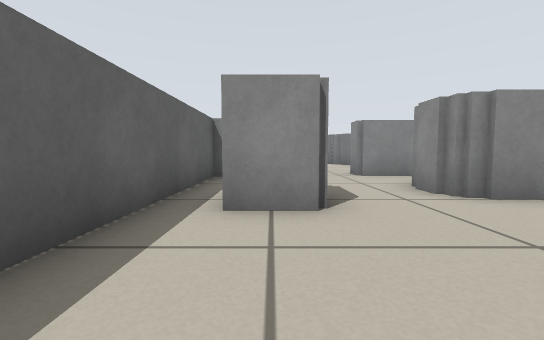
View 1 (above)

24 first-person views from a walk through a robot-simulator world made for Stage. The camera is 0.36 m above the floor, tilts 4° down and sees 90° across. The lines on the ground mark 1 m squares. The floor is counted in squares, 0.5 m on a side. Each view is taken from the middle of a square. On the plan, view 1 faces up. The plan holds only what a view shows up to about 9 squares ahead; the rest is blank. The robots in the file are not drawn.

View 2
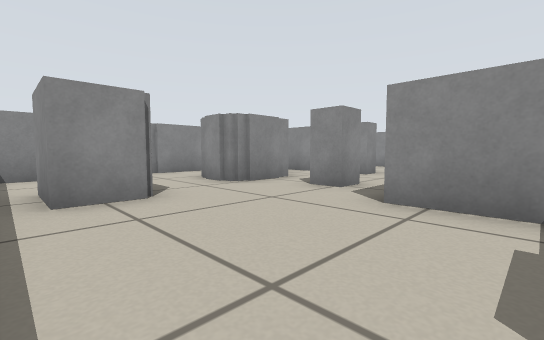

View 3
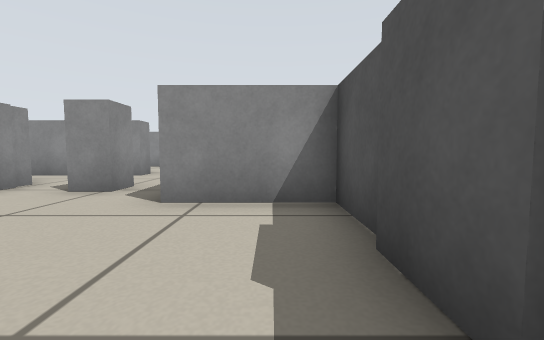

View 4
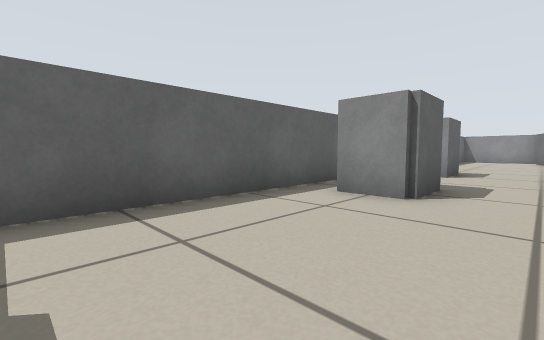

View 5
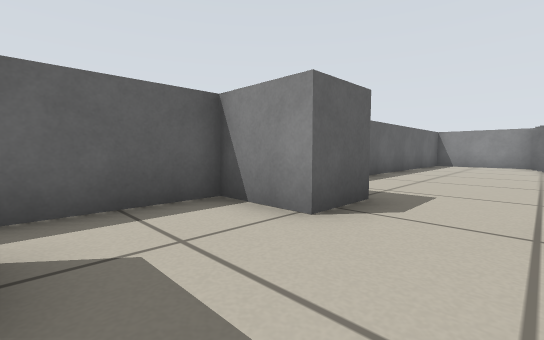

View 6
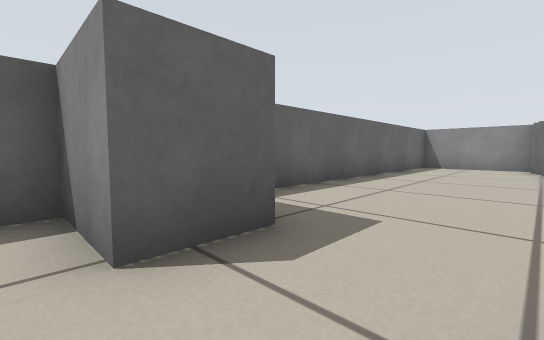

View 7
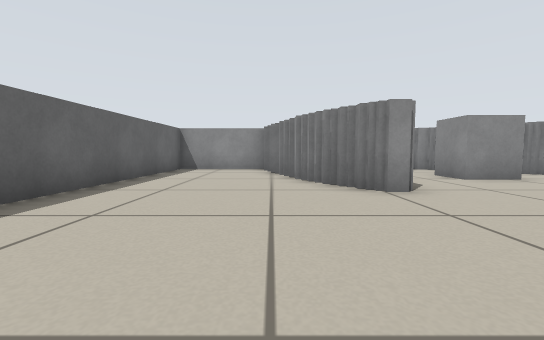

View 8
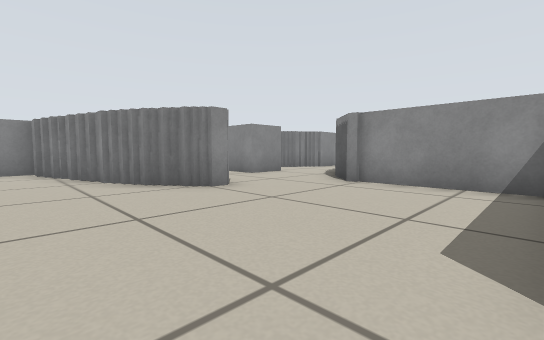

View 9
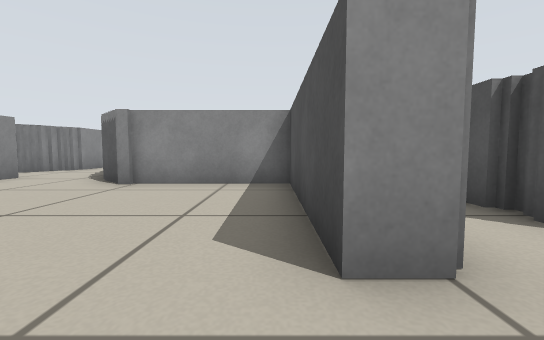

View 10
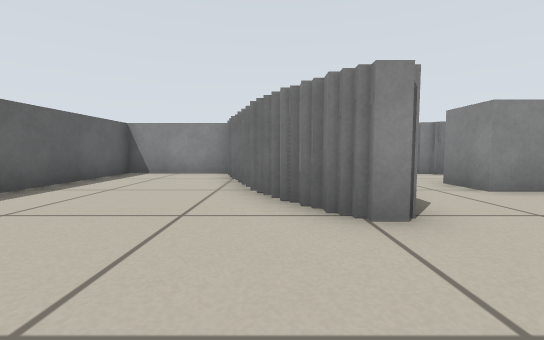

View 11
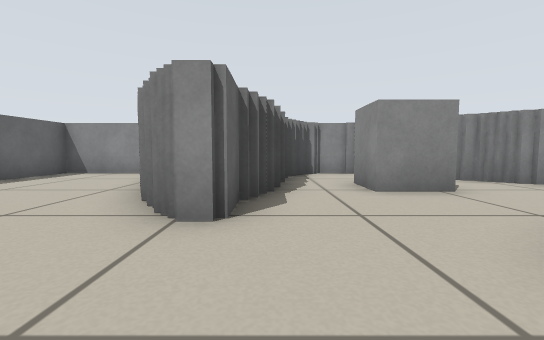

View 12
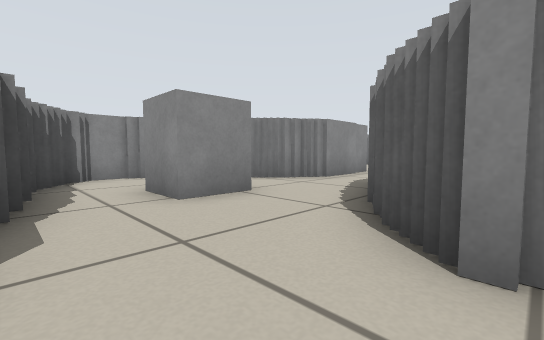

View 13
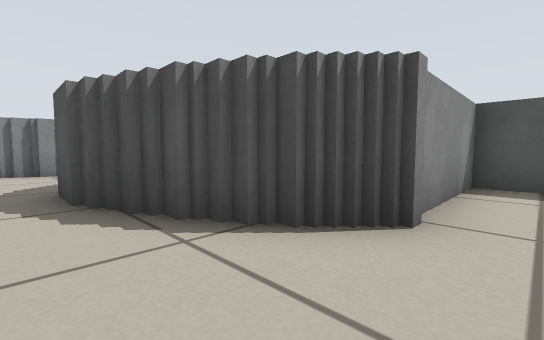

View 14
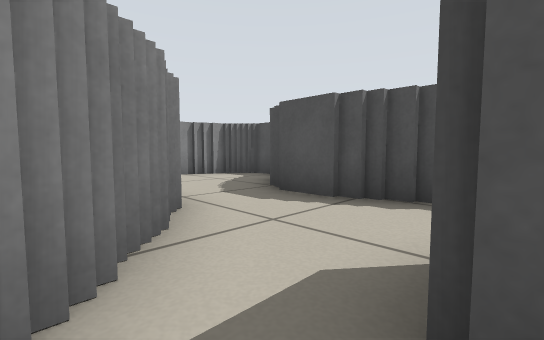

View 15
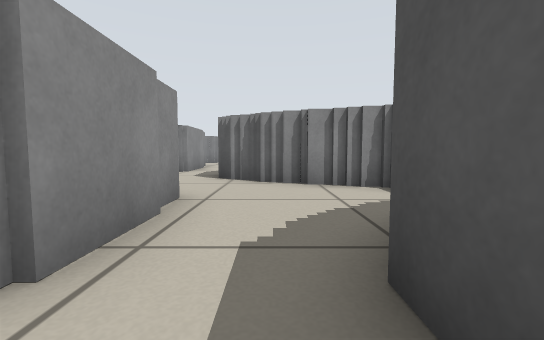

View 16
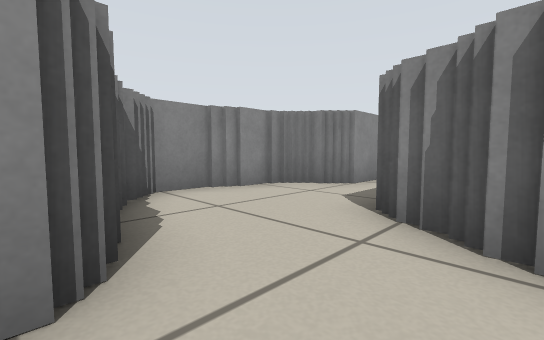

View 17
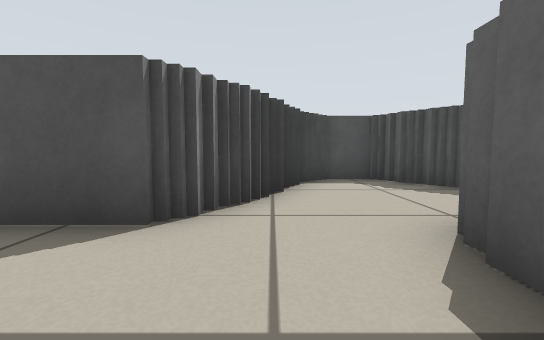

View 18
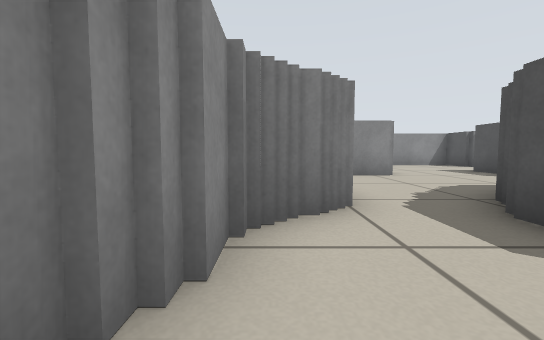

View 19
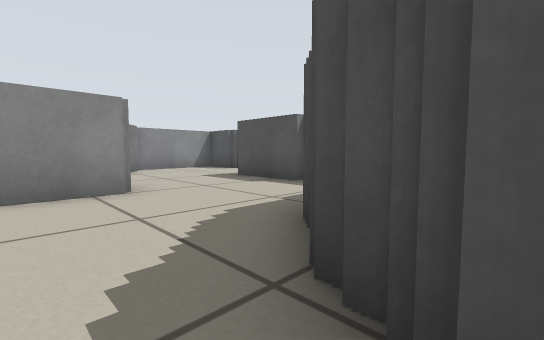

View 20
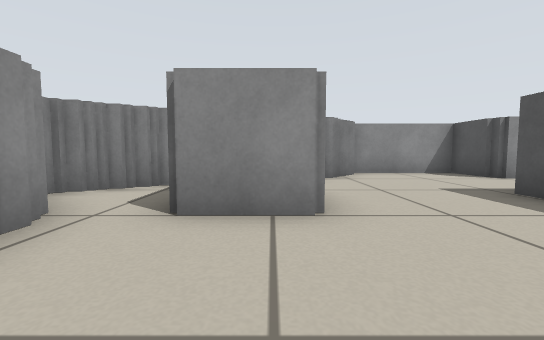

View 21
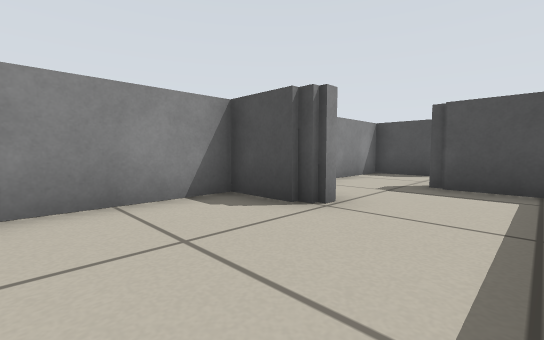

View 22
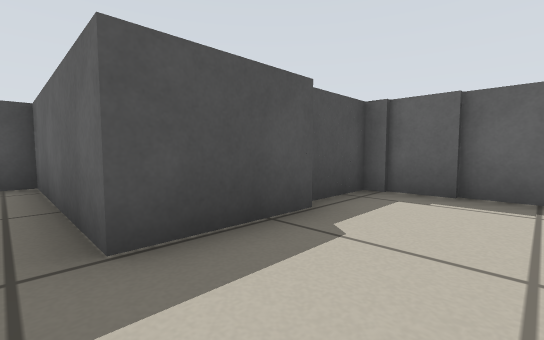

View 23
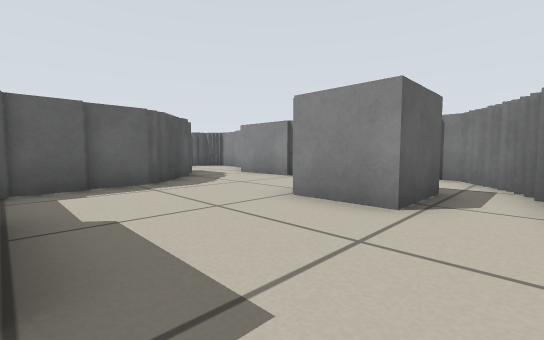

View 24
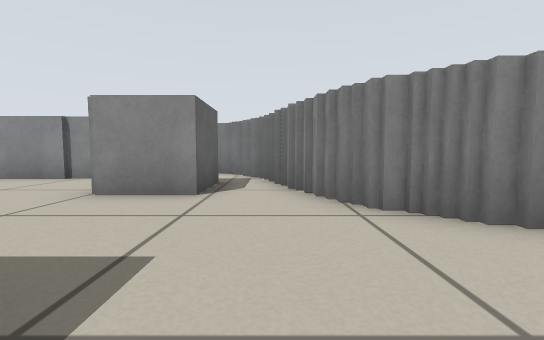

### Floor plan
Key: @ floor where view 1 was taken; # wall or solid block; x gap in a wall; . floor.
Columns run from 2 left of view 1 to 30 right of it. Each row starts with its distance up from view 1.
 20 #####   ###      ####
 19 #...#  ##.#      #..##    #  #
 18 #...#  #...##    #...######  #
 17 #...####.##.### ##........## #
 16 #....###.##...###..####...#####
 15 #....###..........##  ##..##..##
 14 #.....##...####...#    #.......##
 13 #........###  ##.##    #........#
 12 #........#     ###     ######...#
 11 #........#                 ##...#
 10  ........#                  #..##
  9   #..#####                  #..
  8 ###..#####                  #...
  7 ###....  #                  ##..#
  6 #....#####                    ..#
  5 #....##  #                    ..#
  4 #x#..##                       ###
  3 #.....#
  2 #.....#
  1 #....##
  0 #.@..#
 -1 #....#
 -2   ####

Positions as (right, up) in squares from view 1, and headings:
1: (0, 0), facing up
2: (-1, -1), facing up-right
3: (-1, -1), facing right
4: (2, -1), facing up-left
5: (2, 5), facing up-left
6: (2, 7), facing up-left
7: (2, 9), facing up
8: (1, 9), facing up-right
9: (1, 9), facing right
10: (3, 11), facing up
11: (5, 11), facing up
12: (5, 12), facing up-right
13: (6, 15), facing down-right
14: (8, 18), facing down-right
15: (10, 15), facing right
16: (14, 15), facing up-right
17: (16, 19), facing down
18: (16, 19), facing right
19: (19, 17), facing down-right
20: (21, 16), facing right
21: (26, 13), facing down-right
22: (26, 14), facing down-left
23: (27, 12), facing up-left
24: (27, 11), facing up
